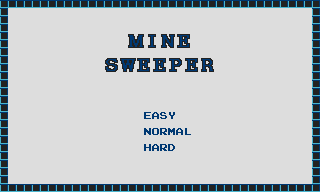

Rendered tile map (Tiled .tmx) drawn with the repository's tilesets; below, a short description and the full map source, tile grids included:
An orthogonal 40x24 tile map with 8x8 px tiles, 1 tile layer (Tile Layer 1).

<map version="1.8" tiledversion="1.8.4" orientation="orthogonal" renderorder="right-down" width="40" height="24" tilewidth="8" tileheight="8" infinite="0" nextlayerid="2" nextobjectid="1">
 <editorsettings>
  <export target="MenuTilemap.kpcbin" format="KPC8 Tilemap binary" />
 </editorsettings>
 <tileset firstgid="1" source="../Spritesheet/MinesweeperSpritesheetV1.tsx" />
 <layer id="1" name="Tile Layer 1" width="40" height="24">
  <data encoding="csv">
97,97,97,97,97,97,97,97,97,97,97,97,97,97,97,97,97,97,97,97,97,97,97,97,97,97,97,97,97,97,97,97,97,97,97,97,97,97,97,97,
97,1,1,1,1,1,1,1,1,1,1,1,1,1,1,1,1,1,1,1,1,1,1,1,1,1,1,1,1,1,1,1,1,1,1,1,1,1,1,97,
97,1,1,1,1,1,1,1,1,1,1,1,1,1,1,1,1,1,1,1,1,1,1,1,1,1,1,1,1,1,1,1,1,1,1,1,1,1,1,97,
97,1,1,1,1,1,1,1,1,1,1,1,1,1,1,1,1,1,1,1,1,1,1,1,1,1,1,1,1,1,1,1,1,1,1,1,1,1,1,97,
97,1,1,1,1,1,1,1,1,1,1,1,1,1,1,1,225,226,227,228,229,230,231,232,1,1,1,1,1,1,1,1,1,1,1,1,1,1,1,97,
97,1,1,1,1,1,1,1,1,1,1,1,1,1,1,1,241,242,243,244,245,246,247,248,1,1,1,1,1,1,1,1,1,1,1,1,1,1,1,97,
97,1,1,1,1,1,1,1,1,1,1,1,1,1,1,1,1,1,1,1,1,1,1,1,1,1,1,1,1,1,1,1,1,1,1,1,1,1,1,97,
97,1,1,1,1,1,1,1,1,1,1,1,1,233,234,235,236,231,232,231,232,237,238,231,232,239,240,1,1,1,1,1,1,1,1,1,1,1,1,97,
97,1,1,1,1,1,1,1,1,1,1,1,1,249,250,251,252,247,248,247,248,253,254,247,248,255,256,1,1,1,1,1,1,1,1,1,1,1,1,97,
97,1,1,1,1,1,1,1,1,1,1,1,1,1,1,1,1,1,1,1,1,1,1,1,1,1,1,1,1,1,1,1,1,1,1,1,1,1,1,97,
97,1,1,1,1,1,1,1,1,1,1,1,1,1,1,1,1,1,1,1,1,1,1,1,1,1,1,1,1,1,1,1,1,1,1,1,1,1,1,97,
97,1,1,1,1,1,1,1,1,1,1,1,1,1,1,1,1,1,1,1,1,1,1,1,1,1,1,1,1,1,1,1,1,1,1,1,1,1,1,97,
97,1,1,1,1,1,1,1,1,1,1,1,1,1,1,1,1,1,1,1,1,1,1,1,1,1,1,1,1,1,1,1,1,1,1,1,1,1,1,97,
97,1,1,1,1,1,1,1,1,1,1,1,1,1,1,1,1,1,1,1,1,1,1,1,1,1,1,1,1,1,1,1,1,1,1,1,1,1,1,97,
97,1,1,1,1,1,1,1,1,1,1,1,1,1,1,1,1,1,38,34,52,58,1,1,1,1,1,1,1,1,1,1,1,1,1,1,1,1,1,97,
97,1,1,1,1,1,1,1,1,1,1,1,1,1,1,1,1,1,1,1,1,1,1,1,1,1,1,1,1,1,1,1,1,1,1,1,1,1,1,97,
97,1,1,1,1,1,1,1,1,1,1,1,1,1,1,1,1,1,47,48,51,46,34,45,1,1,1,1,1,1,1,1,1,1,1,1,1,1,1,97,
97,1,1,1,1,1,1,1,1,1,1,1,1,1,1,1,1,1,1,1,1,1,1,1,1,1,1,1,1,1,1,1,1,1,1,1,1,1,1,97,
97,1,1,1,1,1,1,1,1,1,1,1,1,1,1,1,1,1,41,34,51,37,1,1,1,1,1,1,1,1,1,1,1,1,1,1,1,1,1,97,
97,1,1,1,1,1,1,1,1,1,1,1,1,1,1,1,1,1,1,1,1,1,1,1,1,1,1,1,1,1,1,1,1,1,1,1,1,1,1,97,
97,1,1,1,1,1,1,1,1,1,1,1,1,1,1,1,1,1,1,1,1,1,1,1,1,1,1,1,1,1,1,1,1,1,1,1,1,1,1,97,
97,1,1,1,1,1,1,1,1,1,1,1,1,1,1,1,1,1,1,1,1,1,1,1,1,1,1,1,1,1,1,1,1,1,1,1,1,1,1,97,
97,1,1,1,1,1,1,1,1,1,1,1,1,1,1,1,1,1,1,1,1,1,1,1,1,1,1,1,1,1,1,1,1,1,1,1,1,1,1,97,
97,97,97,97,97,97,97,97,97,97,97,97,97,97,97,97,97,97,97,97,97,97,97,97,97,97,97,97,97,97,97,97,97,97,97,97,97,97,97,97
</data>
 </layer>
</map>